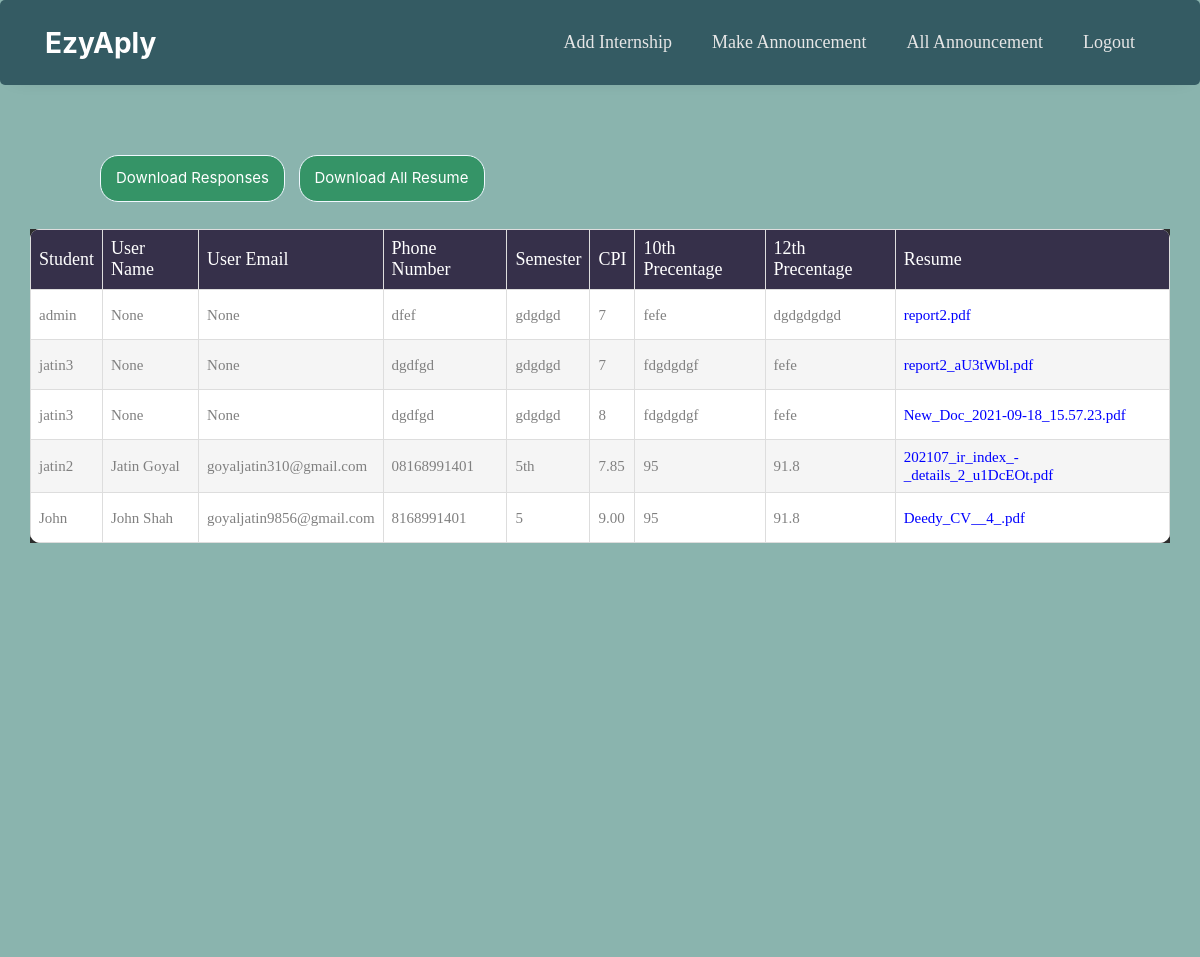
Screenshot of /view_responses/1 (signed in) with the database file from the repository.
### ezyaplyapp/models.py (models this page shows)
class Apply(models.Model):
    a_id=models.AutoField(primary_key=True)
    user = models.ForeignKey(User,on_delete=models.CASCADE,null=True)
    internship=models.ForeignKey(Internships,on_delete=models.CASCADE,null=True)
    user_name=models.CharField(max_length=500,null=True)
    user_email=models.EmailField(null=True, blank=True)
    phone_number=models.CharField(max_length=200,null=True)
    sem=models.CharField(max_length=200,null=True)
    cpi=models.CharField(max_length=200,null=True)
    precentage_10=models.CharField(max_length=200,null=True)
    precentage_12=models.CharField(max_length=200,null=True)
    resume=models.FileField()
    def __str__(self):
        return f"{self.a_id}-{self.user}-{self.internship}"
    @property
    def imageURL(self):
        try:
            url = self.resume.url
        except:
        	url = ''
        return url

### ezyaplyapp/views.py (the view)
# urls.py: path('view_responses/<id>',views.view_responses,name='view_responses'),
@user_passes_test(super_user_check, login_url='login')
def view_responses(request, id):
    responses = Apply.objects.filter(internship=id)
    global response_id
    response_id = id
    print("===============------", responses)
    context = {
        'responses': responses,
        'email': request.user.email,
        'id': id
    }
    return render(request, 'view_responses.html', context)

### ezyaplyapp/models.py (called while the page is built)
    def __str__(self):
        return f"{self.iid}"

### ezyaplyapp/views.py (called while the page is built)
def super_user_check(user):
    return user.is_superuser

### ezyaplyapp/template/view_responses.html (shortened to what this page needs)
<!doctype html>
{% load static %}
<html lang="en">
  <head>
      <link rel="stylesheet" type="text/css" href="{% static 'table/vendor/bootstrap/css/bootstrap.min.css' %}">
      <link rel="stylesheet" type="text/css" href="{% static 'table/fonts/font-awesome-4.7.0/css/font-awesome.min.css' %}">
      <link rel="stylesheet" type="text/css" href="{% static 'table/vendor/animate/animate.css' %}">
      <link rel="stylesheet" type="text/css" href="{% static 'table/vendor/select2/select2.min.css' %}">
      <link rel="stylesheet" type="text/css" href="{% static 'table/vendor/perfect-scrollbar/perfect-scrollbar.css' %}">
      <link rel="stylesheet" type="text/css" href="{% static 'table/css/util.css' %}">
      <link rel="stylesheet" type="text/css" href="{% static 'table/css/main.css' %}">
	<link rel="stylesheet" href="https://stackpath.bootstrapcdn.com/font-awesome/4.7.0/css/font-awesome.min.css">
	<link rel="stylesheet" href="{% static 'navigation/css/style.css' %}">
    <link rel="stylesheet" href="https://maxcdn.bootstrapcdn.com/bootstrap/4.0.0/css/bootstrap.min.css">
  </head>
  <body>
    <nav class="navbar navbar-expand-lg ftco_navbar ftco-navbar-light1" id="ftco-navbar">
        <div class="container">
            <a class="navbar-brand" href="{% url 'admin_home' %}">EzyAply</a>
          <div class="collapse navbar-collapse" id="ftco-nav">
            <ul class="navbar-nav ml-auto">
                        <li class="nav-item"><a href="{% url 'add_internship'  %}" class="nav-link">Add Internship</a></li>
                <li class="nav-item"><a href="{% url 'announcement'  %}" class="nav-link">Make Announcement</a></li>
                <li class="nav-item"><a href="{% url 'all_announcement'  %}" class="nav-link">All Announcement</a></li>
                <li class="nav-item"><a href="{% url 'logout' %}" class="nav-link">Logout</a></li>
            </ul>
          </div>
        </div>
      </nav>
      <div style="margin-bottom: -65px;margin-top:50px;">
  <a href="{% url 'download'  %}"><button type="button" class="btn btn-success" style="padding: 11px 15px;
    font-size: 15px;border-color: aliceblue;
    border-radius: 18px;    background-color: #309263f0;margin:-3px 100px;">Download Responses</button></a>
    <a href="{% url 'download_resume'  %}"><button type="button" class="btn btn-success" style="padding: 11px 15px;
      font-size: 15px;
      border-color: aliceblue;
      border-radius: 18px;
      background-color: #309263f0;
      margin: 20px 24px;
      margin-left: -91px;">Download All Resume</button></a>
</div>
      <div class="limiter" style="background-color:#2d2d2d">
        <div class="container-table1002" >
          <div class="wrap-table1002" style="min-height: 82vh;">
            <div class="table100" style="background-color:#2d2d2d">
              <table>
                <thead>
                  <tr class="table100-head">
                    <th>Student</th>
                    <th>User Name</th>
                    <th>User Email</th>
          <th>Phone Number</th>
          <th>Semester</th>
          <th>CPI</th>
          <th>10th Precentage</th>
          <th>12th Precentage</th>
          <th>Resume</th>
                  </tr>
                </thead>
                <tbody>
                  {% for response in responses %}
                  <tr>
                    <td>{{ response.user }}</td>
                    <td>{{ response.user_name}}</td>
                    <td>{{ response.user_email}}</td>
                    <td>{{ response.phone_number }}</td>
                    <td>{{ response.sem }}</td>
                    <td>{{ response.cpi }}</td>
                    <td>{{ response.precentage_10 }}</td>
                    <td>{{ response.precentage_12 }}</td>
                    <td><a href="{{ response.imageURL }}" download="newfilename" style="color:blue;">{{ response.resume }}</a>
                    </td>
                  </tr>
                  {% endfor %}
                </tbody>
              </table>
            </div>
          </div>
        </div>
      </div>
  </body>
</html>

### static/table/css/main.css (style rules this page uses)
* { margin: 0px; padding: 0px; box-sizing: border-box; }
body, html { height: 100%; font-family: sans-serif; }
a { margin: 0px; transition: all 0.4s; -webkit-transition: all 0.4s; -o-transition: all 0.4s; -moz-transition: all 0.4s; }
ul, li { margin: 0px; list-style-type: none; }
button { outline: none !important; border: none; background: transparent; }
.limiter { width: 100%; margin: 0 auto; }
table { border-spacing: 1; border-collapse: collapse; background: white; border-radius: 10px; overflow: hidden; width: 100%; margin: 0 auto; position: relative; }
table * { position: relative; }
table td, table th { padding-left: 8px; }
table thead tr { height: 60px; background: #36304a; }
table tbody tr { height: 50px; }
table tbody tr:last-child { border: 0; }
table td, table th { text-align: left; }
.table100-head th { font-family: OpenSans-Regular; font-size: 18px; color: #fff; line-height: 1.2; font-weight: unset; }
tbody tr:nth-child(even) { background-color: #f5f5f5; }
tbody tr { font-family: OpenSans-Regular; font-size: 15px; color: #808080; line-height: 1.2; font-weight: unset; }

### ezyaplyapp/template/view_responses.html (style rules this page uses)
body { background: #eee }
body { background: #2d2d2d; }
body { background: #8ab4ae; }
.ftco-navbar-light1 { background: #345B63; z-index: 3; padding: 10px 10px; font-size: 19px; border-radius: 5px; -webkit-box-shadow: 0px 5px 20px -17px rgb(0 0 0 / 34%); -moz-box-shadow: 0px 5px 20px -17px rgba(0, 0, 0, 0.34); box-shadow: 0px 5px 20px -17px rgb(0 0 0 / 34%); width: inherit; }
a { color: #ffffff; text-decoration: none; background-color: transparent; -webkit-text-decoration-skip: objects; }
.navbar-brand { display: inline-block; padding-top: .3125rem; padding-bottom: .3125rem; margin-right: 1rem; font-size: 1.75rem; line-height: inherit; white-space: nowrap; font-weight: 700; }
.ftco-navbar-light1 .navbar-nav > .nav-item > .nav-link { font-size: 18px; padding-top: 1.2rem; padding-bottom: 1.2rem; padding-left: 20px; padding-right: 20px; font-weight: 400; color: #e6e6e6; position: relative; opacity: 1 !important; font-family: Poppins-Regular; }
table { font-family: arial, sans-serif; border-collapse: collapse; width: 100%; }
td, th { border: 1px solid #dddddd; text-align: left; padding: 8px; }
tr:nth-child(even) { background-color: #dddddd; }
.container-table1002 { width: 100%; min-height: 100vh; background: #8ab4ae; display: -webkit-box; display: -webkit-flex; display: -moz-box; display: -ms-flexbox; display: flex; align-items: center; justify-content: center; flex-wrap: wrap; padding: 33px 30px; }

### rows the page displays
Apply: user "admin", user_name "None", user_email "None", phone_number "dfef", sem "gdgdgd", cpi "7", precentage_10 "fefe", precentage_12 "dgdgdgdgd", resume "report2.pdf"
Apply: user "jatin3", user_name "None", user_email "None", phone_number "dgdfgd", sem "gdgdgd", cpi "7", precentage_10 "fdgdgdgf", precentage_12 "fefe", resume "report2_aU3tWbl.pdf"
Apply: user "jatin3", user_name "None", user_email "None", phone_number "dgdfgd", sem "gdgdgd", cpi "8", precentage_10 "fdgdgdgf", precentage_12 "fefe", resume "New_Doc_2021-09-18_15.57.23.pdf"
Apply: user "jatin2", user_name "Jatin Goyal", user_email "goyaljatin310@gmail.com", phone_number "08168991401", sem "5th", cpi "7.85", precentage_10 "95", precentage_12 "91.8", resume "202107_ir_index_-_details_2_u1DcEOt.pdf"
Apply: user "John", user_name "John Shah", user_email "goyaljatin9856@gmail.com", phone_number "8168991401", sem "5", cpi "9.00", precentage_10 "95", precentage_12 "91.8", resume "Deedy_CV__4_.pdf"
